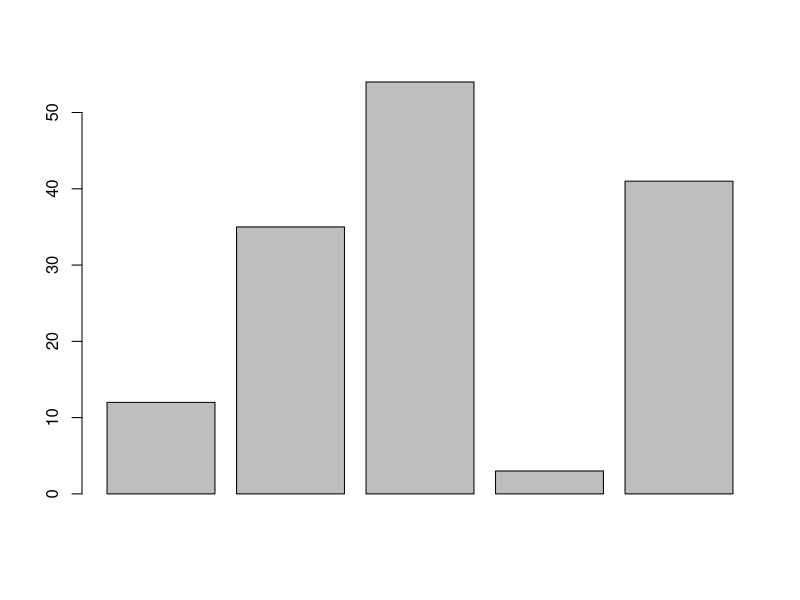
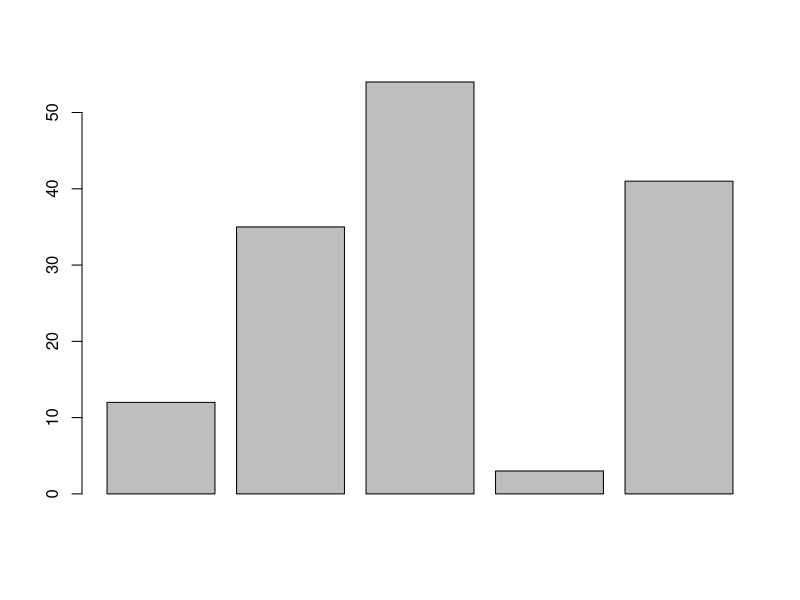
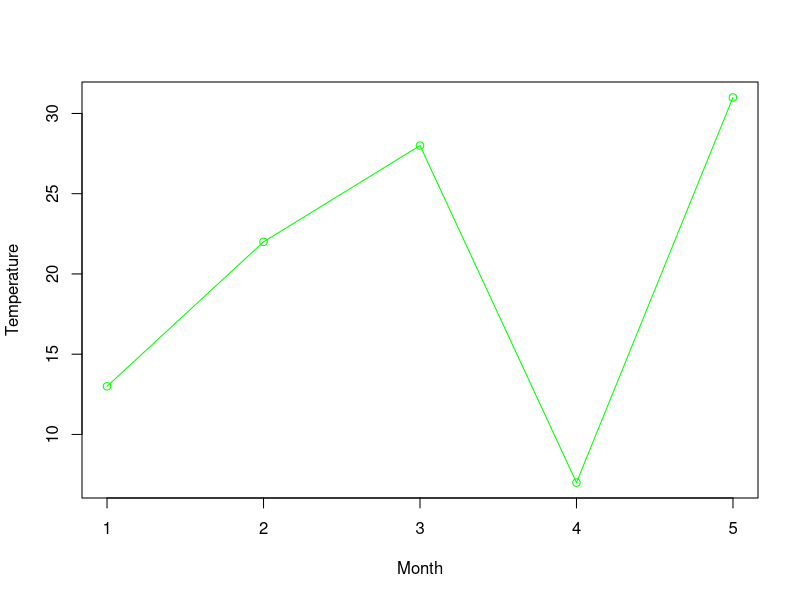

R code for these plots, in order:
H <- c(12, 35, 54, 3, 41)

png("bar_chart.png")
barplot(H)
dev.off()

barplot(H)
  


v <- c(13, 22, 28, 7, 31)
png(file = "line_graph_feature.jpg")
plot(v, type = "o", col = "green",
     xlab = "Month",
     ylab = "Temperature")
dev.off()